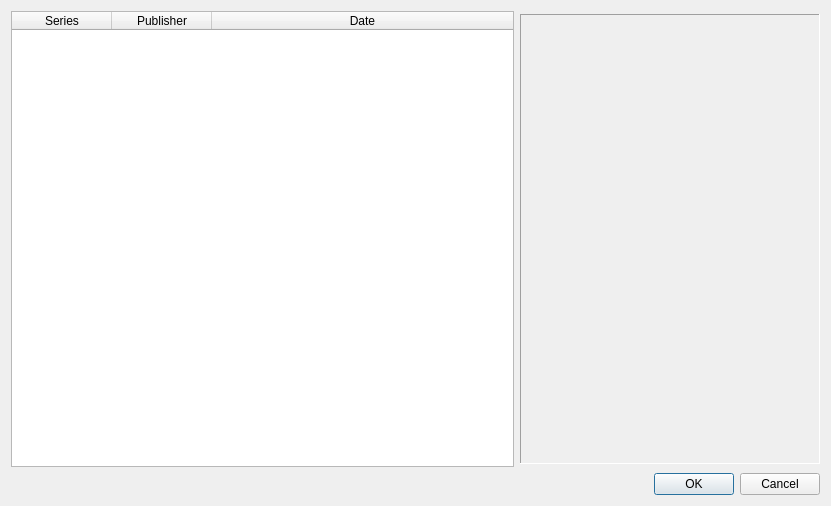
<?xml version="1.0" encoding="UTF-8"?>
<ui version="4.0">
 <class>dialogMatchSelect</class>
 <widget class="QDialog" name="dialogMatchSelect">
  <property name="geometry">
   <rect>
    <x>0</x>
    <y>0</y>
    <width>831</width>
    <height>506</height>
   </rect>
  </property>
  <property name="windowTitle">
   <string>Select Match</string>
  </property>
  <layout class="QGridLayout" name="gridLayout">
   <item row="0" column="0">
    <layout class="QVBoxLayout" name="verticalLayout">
     <item>
      <layout class="QHBoxLayout" name="horizontalLayout">
       <item>
        <widget class="QTableWidget" name="twList">
         <property name="font">
          <font>
           <pointsize>9</pointsize>
          </font>
         </property>
         <property name="selectionMode">
          <enum>QAbstractItemView::SingleSelection</enum>
         </property>
         <property name="selectionBehavior">
          <enum>QAbstractItemView::SelectRows</enum>
         </property>
         <property name="rowCount">
          <number>0</number>
         </property>
         <property name="columnCount">
          <number>3</number>
         </property>
         <attribute name="horizontalHeaderStretchLastSection">
          <bool>true</bool>
         </attribute>
         <attribute name="verticalHeaderVisible">
          <bool>false</bool>
         </attribute>
         <column>
          <property name="text">
           <string>Series</string>
          </property>
         </column>
         <column>
          <property name="text">
           <string>Publisher</string>
          </property>
         </column>
         <column>
          <property name="text">
           <string>Date</string>
          </property>
         </column>
        </widget>
       </item>
       <item>
        <widget class="QLabel" name="labelThumbnail">
         <property name="minimumSize">
          <size>
           <width>300</width>
           <height>0</height>
          </size>
         </property>
         <property name="maximumSize">
          <size>
           <width>300</width>
           <height>450</height>
          </size>
         </property>
         <property name="frameShape">
          <enum>QFrame::Panel</enum>
         </property>
         <property name="frameShadow">
          <enum>QFrame::Sunken</enum>
         </property>
         <property name="text">
          <string/>
         </property>
         <property name="scaledContents">
          <bool>true</bool>
         </property>
        </widget>
       </item>
      </layout>
     </item>
     <item>
      <widget class="QDialogButtonBox" name="buttonBox">
       <property name="orientation">
        <enum>Qt::Horizontal</enum>
       </property>
       <property name="standardButtons">
        <set>QDialogButtonBox::Cancel|QDialogButtonBox::Ok</set>
       </property>
      </widget>
     </item>
    </layout>
   </item>
  </layout>
 </widget>
 <resources/>
 <connections>
  <connection>
   <sender>buttonBox</sender>
   <signal>accepted()</signal>
   <receiver>dialogMatchSelect</receiver>
   <slot>accept()</slot>
   <hints>
    <hint type="sourcelabel">
     <x>248</x>
     <y>254</y>
    </hint>
    <hint type="destinationlabel">
     <x>157</x>
     <y>274</y>
    </hint>
   </hints>
  </connection>
  <connection>
   <sender>buttonBox</sender>
   <signal>rejected()</signal>
   <receiver>dialogMatchSelect</receiver>
   <slot>reject()</slot>
   <hints>
    <hint type="sourcelabel">
     <x>316</x>
     <y>260</y>
    </hint>
    <hint type="destinationlabel">
     <x>286</x>
     <y>274</y>
    </hint>
   </hints>
  </connection>
 </connections>
</ui>
